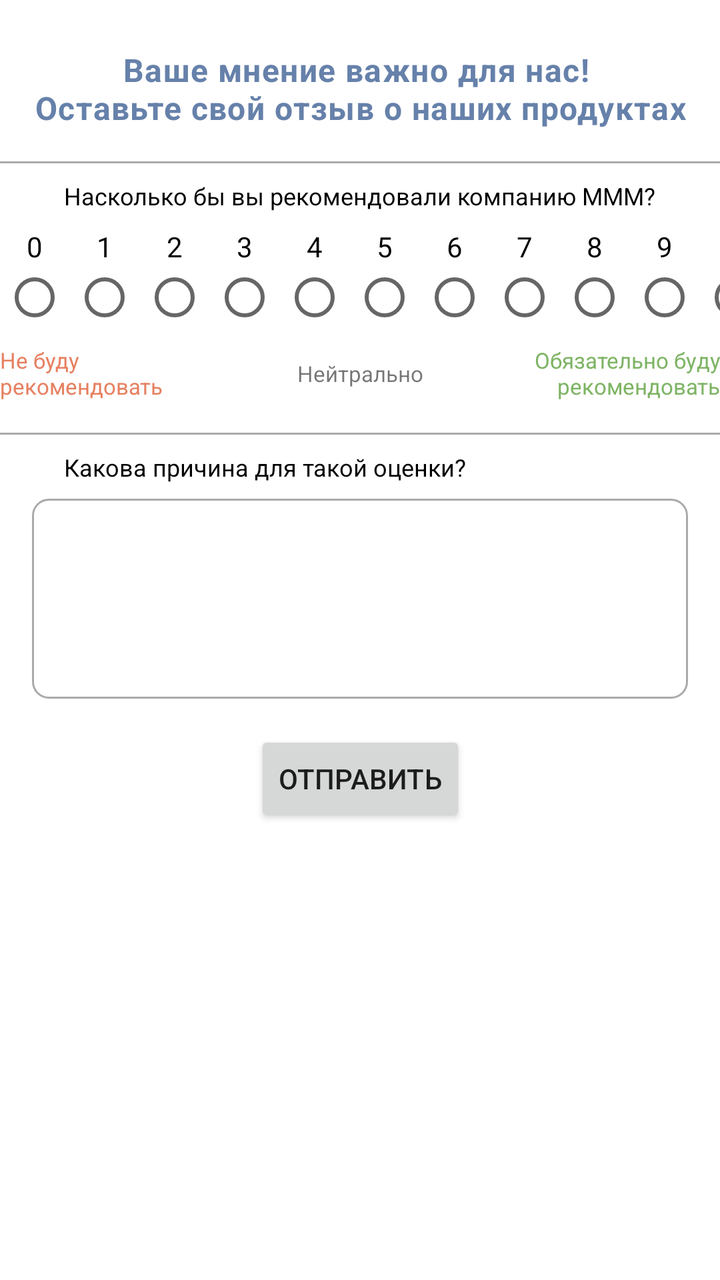
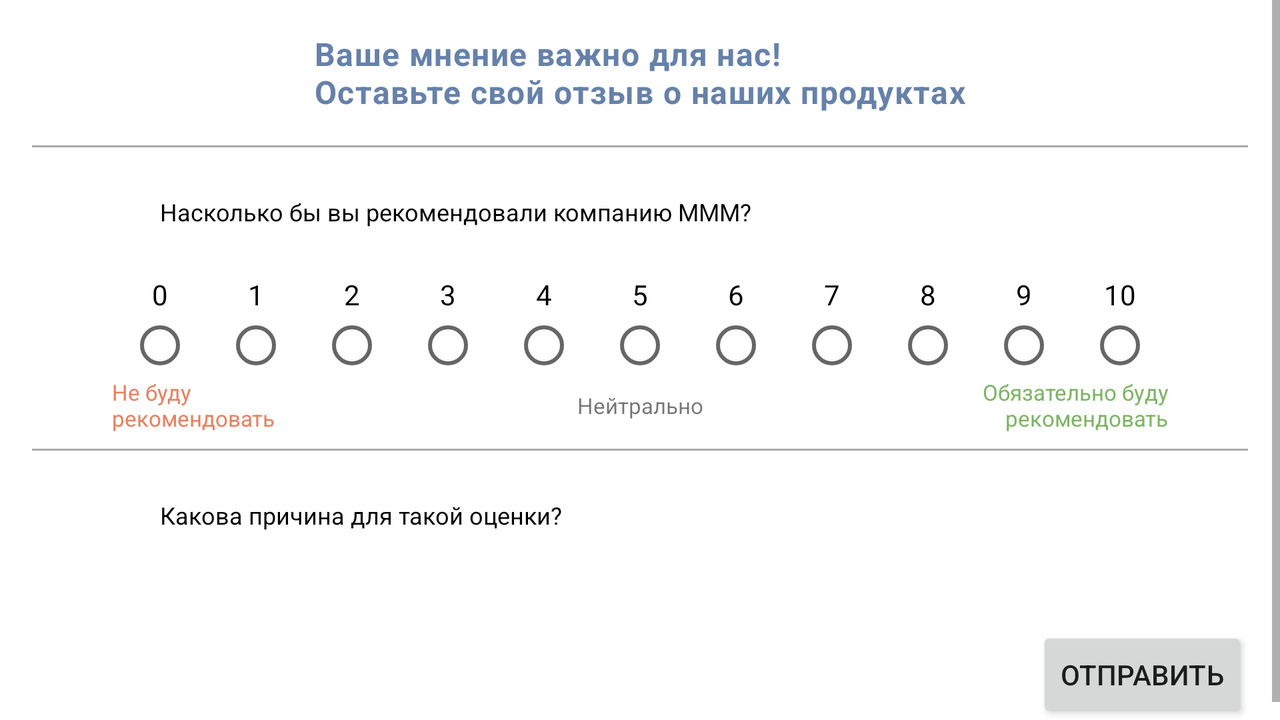

Two renders of one Android screen. The first uses the default layout on a phone; the second uses the alternative layout the repository ships for a different screen configuration, on a matching device. The two XML files are below.
<!-- AndroidManifest.xml: application theme Theme.FeedBackApp -->
<!-- res/layout/fragment_customer.xml -->
<?xml version="1.0" encoding="utf-8"?>
<androidx.constraintlayout.widget.ConstraintLayout xmlns:android="http://schemas.android.com/apk/res/android"
	xmlns:app="http://schemas.android.com/apk/res-auto"
	xmlns:tools="http://schemas.android.com/tools"
	android:layout_width="match_parent"
	android:layout_height="match_parent"
	tools:context=".CustomerFragment">

	<TextView
		android:id="@+id/textView2"
		style="@style/TitleText"
		android:textAlignment="center"
		android:layout_width="wrap_content"
		android:layout_height="wrap_content"
		android:layout_marginTop="8dp"
		android:text="@string/title"
		app:layout_constraintEnd_toEndOf="parent"
		app:layout_constraintStart_toStartOf="parent"
		app:layout_constraintTop_toBottomOf="@+id/imageView4" />

	<View
		android:id="@+id/view"
		android:layout_width="match_parent"
		android:layout_height="1dp"
		android:layout_marginTop="16dp"
		android:background="@android:color/darker_gray"
		app:layout_constraintEnd_toEndOf="parent"
		app:layout_constraintHorizontal_bias="0.0"
		app:layout_constraintStart_toStartOf="parent"
		app:layout_constraintTop_toBottomOf="@+id/textView2" />

	<ImageView
		android:id="@+id/imageView"
		android:layout_width="wrap_content"
		android:layout_height="wrap_content"
		android:layout_marginStart="16dp"
		android:layout_marginTop="16dp"
		android:src="@drawable/survey_icon"
		app:layout_constraintEnd_toStartOf="@+id/textView3"
		app:layout_constraintHorizontal_bias="0.5"
		app:layout_constraintHorizontal_chainStyle="packed"
		app:layout_constraintStart_toStartOf="parent"
		app:layout_constraintTop_toBottomOf="@+id/view" />

	<TextView
		android:id="@+id/textView3"
		android:layout_width="0dp"
		android:layout_height="wrap_content"
		android:layout_marginStart="16dp"
		android:layout_marginEnd="16dp"
		style="@style/MainText"
		android:text="@string/grade_title"
		app:layout_constraintBottom_toBottomOf="@+id/imageView"
		app:layout_constraintEnd_toEndOf="parent"
		app:layout_constraintHorizontal_bias="0.5"
		app:layout_constraintStart_toEndOf="@+id/imageView"
		app:layout_constraintTop_toTopOf="@+id/imageView" />

	<RadioGroup
		android:id="@+id/score_group"
		android:layout_width="wrap_content"
		android:layout_height="wrap_content"
		android:layout_marginStart="16dp"
		android:layout_marginTop="16dp"
		android:layout_marginEnd="16dp"
		android:orientation="horizontal"
		app:layout_constraintEnd_toEndOf="parent"
		app:layout_constraintStart_toStartOf="parent"
		app:layout_constraintTop_toBottomOf="@+id/imageView">

		<RadioButton
			android:id="@+id/zero"
			style="@style/RadioWithTextOnTop"
			android:layout_width="@dimen/radio_size"
			android:layout_height="wrap_content"
			android:text="0" />

		<RadioButton
			android:id="@+id/one"
			style="@style/RadioWithTextOnTop"
			android:layout_width="@dimen/radio_size"
			android:layout_height="wrap_content"
			android:text="1" />

		<RadioButton
			android:id="@+id/two"
			style="@style/RadioWithTextOnTop"
			android:layout_width="@dimen/radio_size"
			android:layout_height="wrap_content"
			android:text="2" />

		<RadioButton
			android:id="@+id/three"
			style="@style/RadioWithTextOnTop"
			android:layout_width="@dimen/radio_size"
			android:layout_height="wrap_content"
			android:text="3" />

		<RadioButton
			android:id="@+id/four"
			style="@style/RadioWithTextOnTop"
			android:layout_width="@dimen/radio_size"
			android:layout_height="wrap_content"
			android:text="4" />

		<RadioButton
			android:id="@+id/five"
			style="@style/RadioWithTextOnTop"
			android:layout_width="@dimen/radio_size"
			android:layout_height="wrap_content"
			android:text="5" />

		<RadioButton
			android:id="@+id/six"
			style="@style/RadioWithTextOnTop"
			android:layout_width="@dimen/radio_size"
			android:layout_height="wrap_content"
			android:text="6" />

		<RadioButton
			android:id="@+id/seven"
			style="@style/RadioWithTextOnTop"
			android:layout_width="@dimen/radio_size"
			android:layout_height="wrap_content"
			android:text="7" />

		<RadioButton
			android:id="@+id/eight"
			style="@style/RadioWithTextOnTop"
			android:layout_width="@dimen/radio_size"
			android:layout_height="wrap_content"
			android:text="8" />

		<RadioButton
			android:id="@+id/nine"
			style="@style/RadioWithTextOnTop"
			android:layout_width="@dimen/radio_size"
			android:layout_height="wrap_content"
			android:text="9" />

		<RadioButton
			android:id="@+id/ten"
			style="@style/RadioWithTextOnTop"
			android:layout_width="@dimen/radio_size"
			android:layout_height="wrap_content"
			android:text="10" />
	</RadioGroup>

	<View
		android:id="@+id/view2"
		android:layout_width="match_parent"
		android:layout_height="1dp"
		android:layout_marginTop="16dp"
		android:background="@android:color/darker_gray"
		app:layout_constraintEnd_toEndOf="parent"
		app:layout_constraintHorizontal_bias="0.0"
		app:layout_constraintStart_toStartOf="parent"
		app:layout_constraintTop_toBottomOf="@+id/textView6" />

	<ImageView
		android:id="@+id/imageView2"
		android:layout_width="wrap_content"
		android:layout_height="wrap_content"
		android:layout_marginStart="16dp"
		android:layout_marginTop="16dp"
		android:src="@drawable/question_icon"
		app:layout_constraintStart_toStartOf="parent"
		app:layout_constraintTop_toBottomOf="@+id/view2" />

	<TextView
		android:id="@+id/textView4"
		android:layout_width="wrap_content"
		android:layout_height="wrap_content"
		android:layout_marginStart="16dp"
		style="@style/MainText"
		android:text="@string/comment_title"
		app:layout_constraintBottom_toBottomOf="@+id/imageView2"
		app:layout_constraintStart_toEndOf="@+id/imageView2"
		app:layout_constraintTop_toTopOf="@+id/imageView2" />

	<EditText
		android:id="@+id/comment_field"
		android:layout_width="0dp"
		android:padding="4dp"
		android:textSize="12sp"
		android:layout_height="100dp"
		android:layout_marginStart="16dp"
		android:layout_marginTop="16dp"
		android:layout_marginEnd="16dp"
		android:ems="10"
		android:gravity="top|start"
		android:scrollHorizontally="false"
		android:background="@drawable/comment_bg"
		android:inputType="textCapSentences|textMultiLine"
		app:layout_constraintEnd_toEndOf="parent"
		app:layout_constraintStart_toStartOf="parent"
		app:layout_constraintTop_toBottomOf="@+id/imageView2" />

	<Button
		android:id="@+id/submit_btn"
		android:layout_width="wrap_content"
		android:layout_height="wrap_content"
		android:layout_marginTop="16dp"
		android:text="@string/submit"
		app:layout_constraintEnd_toEndOf="parent"
		app:layout_constraintStart_toStartOf="parent"
		app:layout_constraintTop_toBottomOf="@+id/comment_field" />

	<TextView
		android:id="@+id/textView6"
		android:layout_width="wrap_content"
		android:layout_height="wrap_content"
		android:layout_marginTop="8dp"
		android:text="@string/no_recommend"
		android:textSize="11sp"
		android:maxWidth="100dp"
		android:textAlignment="viewStart"
		android:textColor="@color/red"
		app:layout_constraintStart_toStartOf="@+id/score_group"
		app:layout_constraintTop_toBottomOf="@+id/score_group" />

	<TextView
		android:id="@+id/textView7"
		android:layout_width="wrap_content"
		android:layout_height="wrap_content"
		android:layout_marginStart="8dp"
		android:layout_marginEnd="8dp"
		android:text="@string/neutral"
		android:textSize="11sp"
		app:layout_constraintBottom_toBottomOf="@+id/textView6"
		app:layout_constraintEnd_toStartOf="@+id/textView8"
		app:layout_constraintStart_toEndOf="@+id/textView6"
		app:layout_constraintTop_toTopOf="@+id/textView6" />

	<TextView
		android:id="@+id/textView8"
		android:layout_width="wrap_content"
		android:layout_height="wrap_content"
		android:text="@string/surely_recommend"
		android:textSize="11sp"
		android:maxWidth="100dp"
		android:textColor="@color/green"
		android:textAlignment="viewEnd"
		app:layout_constraintBottom_toBottomOf="@+id/textView6"
		app:layout_constraintEnd_toEndOf="@+id/score_group"
		app:layout_constraintTop_toTopOf="@+id/textView6" />

	<ImageView
		android:id="@+id/imageView4"
		android:layout_width="wrap_content"
		android:layout_height="wrap_content"
		android:layout_marginTop="16dp"
		android:src="@drawable/twitter"
		app:layout_constraintEnd_toEndOf="parent"
		app:layout_constraintStart_toStartOf="parent"
		app:layout_constraintTop_toTopOf="parent" />

</androidx.constraintlayout.widget.ConstraintLayout>
<!-- resources referenced by this layout -->
<resources>
  <color name="green">#7eb465</color>
  <color name="red">#e68161</color>
  <dimen name="radio_size">35dp</dimen>
  <!-- drawable comment_bg (drawable) -->
  <shape xmlns:android="http://schemas.android.com/apk/res/android"
  	android:shape="rectangle">
  	<stroke android:width="1dp" android:color="@android:color/darker_gray"/>
  	<corners android:radius="8dp" />
  
  </shape>
  <string name="comment_title">Какова причина для такой оценки?</string>
  <string name="grade_title">Насколько бы вы рекомендовали компанию MMM?</string>
  <string name="neutral">Нейтрально</string>
  <string name="no_recommend">Не буду рекомендовать</string>
  <string name="submit">Отправить</string>
  <string name="surely_recommend">Обязательно буду рекомендовать</string>
  <string name="title">Ваше мнение важно для нас! \nОставьте свой отзыв о наших продуктах</string>
  <style name="MainText">
  		<item name="android:textSize">12sp</item>
  		<item name="android:textColor">@android:color/black</item>
  	</style>
  <style name="RadioWithTextOnTop">
  		<item name="android:button">@null</item>
  		<item name="android:drawableBottom">?android:attr/listChoiceIndicatorSingle</item>
  		<item name="android:gravity">center_horizontal|bottom</item>
  	</style>
  <style name="TitleText">
  		<item name="android:textSize">16sp</item>
  		<item name="android:letterSpacing">0.03</item>
  		<item name="android:textColor">@color/dark_blue</item>
  		<item name="android:textStyle">bold</item>
  	</style>
  <style name="Theme.FeedBackApp" parent="Theme.MaterialComponents.DayNight.NoActionBar">
  		
  		<item name="colorPrimary">@color/blue</item>
  		<item name="colorPrimaryVariant">@color/blue</item>
  		<item name="colorOnPrimary">@color/white</item>
  		
  		<item name="colorSecondary">@color/teal_200</item>
  		<item name="colorSecondaryVariant">@color/teal_700</item>
  		<item name="colorOnSecondary">@color/black</item>
  		
  		<item name="android:statusBarColor" tools:targetApi="l">?attr/colorPrimaryVariant</item>
  		
  	</style>
  <color name="dark_blue">#6681aa</color>
  <color name="blue">#1DA1F2</color>
  <color name="white">#FFFFFFFF</color>
  <color name="teal_200">#FF03DAC5</color>
  <color name="teal_700">#FF018786</color>
  <color name="black">#FF000000</color>
</resources>
<!-- res/layout-land/fragment_customer.xml (the author's variant of the layout above) -->
<!-- drawn on the phone turned sideways -->
<?xml version="1.0" encoding="utf-8"?>
<ScrollView xmlns:android="http://schemas.android.com/apk/res/android"
	xmlns:app="http://schemas.android.com/apk/res-auto"
	xmlns:tools="http://schemas.android.com/tools"
	android:layout_width="match_parent"
	android:layout_height="match_parent"
	tools:context=".CustomerFragment">

	<androidx.constraintlayout.widget.ConstraintLayout
		android:layout_width="match_parent"
		android:layout_height="wrap_content">

		<TextView
			android:id="@+id/textView2"
			style="@style/TitleText"
			android:layout_width="wrap_content"
			android:layout_height="wrap_content"
			android:layout_marginTop="16dp"
			android:text="@string/title"
			app:layout_constraintEnd_toEndOf="parent"
			app:layout_constraintStart_toStartOf="parent"
			app:layout_constraintTop_toTopOf="parent" />

		<View
			android:id="@+id/view"
			android:layout_width="match_parent"
			android:layout_height="1dp"
			android:layout_marginStart="16dp"
			android:layout_marginTop="16dp"
			android:layout_marginEnd="16dp"
			android:background="@android:color/darker_gray"
			app:layout_constraintEnd_toEndOf="parent"
			app:layout_constraintHorizontal_bias="0.0"
			app:layout_constraintStart_toStartOf="parent"
			app:layout_constraintTop_toBottomOf="@+id/textView2" />

		<ImageView
			android:id="@+id/imageView"
			android:layout_width="@dimen/icon_size"
			android:layout_height="@dimen/icon_size"
			android:layout_marginStart="16dp"
			android:layout_marginTop="8dp"
			android:src="@drawable/survey_icon"
			app:layout_constraintEnd_toStartOf="@+id/textView3"
			app:layout_constraintHorizontal_bias="0.5"
			app:layout_constraintHorizontal_chainStyle="packed"
			app:layout_constraintStart_toStartOf="parent"
			app:layout_constraintTop_toBottomOf="@+id/view" />

		<TextView
			android:id="@+id/textView3"
			style="@style/MainText"
			android:layout_width="0dp"
			android:layout_height="wrap_content"
			android:layout_marginStart="16dp"
			android:layout_marginEnd="16dp"
			android:text="@string/grade_title"
			app:layout_constraintBottom_toBottomOf="@+id/imageView"
			app:layout_constraintEnd_toEndOf="parent"
			app:layout_constraintHorizontal_bias="0.5"
			app:layout_constraintStart_toEndOf="@+id/imageView"
			app:layout_constraintTop_toTopOf="@+id/imageView" />

		<RadioGroup
			android:id="@+id/score_group"
			android:layout_width="wrap_content"
			android:layout_height="wrap_content"
			android:layout_marginStart="16dp"
			android:layout_marginTop="8dp"
			android:layout_marginEnd="16dp"
			android:orientation="horizontal"
			app:layout_constraintEnd_toEndOf="parent"
			app:layout_constraintStart_toStartOf="parent"
			app:layout_constraintTop_toBottomOf="@+id/imageView">

			<RadioButton
				android:id="@+id/zero"
				style="@style/RadioWithTextOnTop"
				android:layout_width="wrap_content"
				android:layout_height="wrap_content"
				android:text="0" />

			<RadioButton
				android:id="@+id/one"
				style="@style/RadioWithTextOnTop"
				android:layout_width="wrap_content"
				android:layout_height="wrap_content"
				android:text="1" />

			<RadioButton
				android:id="@+id/two"
				style="@style/RadioWithTextOnTop"
				android:layout_width="wrap_content"
				android:layout_height="wrap_content"
				android:text="2" />

			<RadioButton
				android:id="@+id/three"
				style="@style/RadioWithTextOnTop"
				android:layout_width="wrap_content"
				android:layout_height="wrap_content"
				android:text="3" />

			<RadioButton
				android:id="@+id/four"
				style="@style/RadioWithTextOnTop"
				android:layout_width="wrap_content"
				android:layout_height="wrap_content"
				android:text="4" />

			<RadioButton
				android:id="@+id/five"
				style="@style/RadioWithTextOnTop"
				android:layout_width="wrap_content"
				android:layout_height="wrap_content"
				android:text="5" />

			<RadioButton
				android:id="@+id/six"
				style="@style/RadioWithTextOnTop"
				android:layout_width="wrap_content"
				android:layout_height="wrap_content"
				android:text="6" />

			<RadioButton
				android:id="@+id/seven"
				style="@style/RadioWithTextOnTop"
				android:layout_width="wrap_content"
				android:layout_height="wrap_content"
				android:text="7" />

			<RadioButton
				android:id="@+id/eight"
				style="@style/RadioWithTextOnTop"
				android:layout_width="wrap_content"
				android:layout_height="wrap_content"
				android:text="8" />

			<RadioButton
				android:id="@+id/nine"
				style="@style/RadioWithTextOnTop"
				android:layout_width="wrap_content"
				android:layout_height="wrap_content"
				android:text="9" />

			<RadioButton
				android:id="@+id/ten"
				style="@style/RadioWithTextOnTop"
				android:layout_width="wrap_content"
				android:layout_height="wrap_content"
				android:text="10" />
		</RadioGroup>

		<View
			android:id="@+id/view2"
			android:layout_width="match_parent"
			android:layout_height="1dp"
			android:layout_marginStart="16dp"
			android:layout_marginTop="8dp"
			android:layout_marginEnd="16dp"
			android:background="@android:color/darker_gray"
			app:layout_constraintEnd_toEndOf="parent"
			app:layout_constraintHorizontal_bias="0.0"
			app:layout_constraintStart_toStartOf="parent"
			app:layout_constraintTop_toBottomOf="@+id/textView6" />

		<ImageView
			android:id="@+id/imageView2"
			android:layout_width="@dimen/icon_size"
			android:layout_height="@dimen/icon_size"
			android:layout_marginStart="16dp"
			android:layout_marginTop="8dp"
			android:src="@drawable/question_icon"
			app:layout_constraintStart_toStartOf="parent"
			app:layout_constraintTop_toBottomOf="@+id/view2" />

		<TextView
			android:id="@+id/textView4"
			style="@style/MainText"
			android:layout_width="wrap_content"
			android:layout_height="wrap_content"
			android:layout_marginStart="16dp"
			android:text="@string/comment_title"
			app:layout_constraintBottom_toBottomOf="@+id/imageView2"
			app:layout_constraintStart_toEndOf="@+id/imageView2"
			app:layout_constraintTop_toTopOf="@+id/imageView2" />

		<EditText
			android:id="@+id/comment_field"
			android:layout_width="0dp"
			android:layout_height="80dp"
			android:layout_marginStart="16dp"
			android:layout_marginTop="8dp"
			android:layout_marginEnd="8dp"
			android:background="@null"
			android:ems="10"
			android:inputType="text"
			app:layout_constraintEnd_toStartOf="@+id/submit_btn"
			app:layout_constraintStart_toStartOf="parent"
			app:layout_constraintTop_toBottomOf="@+id/imageView2" />

		<Button
			android:id="@+id/submit_btn"
			android:layout_width="wrap_content"
			android:layout_height="wrap_content"
			android:layout_marginEnd="16dp"
			android:layout_marginBottom="8dp"
			android:text="@string/submit"
			app:layout_constraintBottom_toBottomOf="@+id/comment_field"
			app:layout_constraintEnd_toEndOf="parent" />

		<TextView
			android:id="@+id/textView6"
			android:layout_width="wrap_content"
			android:layout_height="wrap_content"
			android:maxWidth="100dp"
			android:text="@string/no_recommend"
			android:textAlignment="viewStart"
			android:textColor="@color/red"
			android:textSize="11sp"
			app:layout_constraintStart_toStartOf="@+id/score_group"
			app:layout_constraintTop_toBottomOf="@+id/score_group" />

		<TextView
			android:id="@+id/textView7"
			android:layout_width="wrap_content"
			android:layout_height="wrap_content"
			android:layout_marginStart="8dp"
			android:layout_marginEnd="8dp"
			android:text="@string/neutral"
			android:textSize="11sp"
			app:layout_constraintBottom_toBottomOf="@+id/textView6"
			app:layout_constraintEnd_toStartOf="@+id/textView8"
			app:layout_constraintStart_toEndOf="@+id/textView6"
			app:layout_constraintTop_toTopOf="@+id/textView6" />

		<TextView
			android:id="@+id/textView8"
			android:layout_width="wrap_content"
			android:layout_height="wrap_content"
			android:maxWidth="100dp"
			android:text="@string/surely_recommend"
			android:textAlignment="viewEnd"
			android:textColor="@color/green"
			android:textSize="11sp"
			app:layout_constraintBottom_toBottomOf="@+id/textView6"
			app:layout_constraintEnd_toEndOf="@+id/score_group"
			app:layout_constraintTop_toTopOf="@+id/textView6" />
	</androidx.constraintlayout.widget.ConstraintLayout>
</ScrollView>
<!-- resources referenced by the variant -->
<!-- as the phone turned sideways resolves them -->
<resources>
  <color name="green">#7eb465</color>
  <color name="red">#e68161</color>
  <dimen name="icon_size">48dp</dimen>
  <string name="comment_title">Какова причина для такой оценки?</string>
  <string name="grade_title">Насколько бы вы рекомендовали компанию MMM?</string>
  <string name="neutral">Нейтрально</string>
  <string name="no_recommend">Не буду рекомендовать</string>
  <string name="submit">Отправить</string>
  <string name="surely_recommend">Обязательно буду рекомендовать</string>
  <string name="title">Ваше мнение важно для нас! \nОставьте свой отзыв о наших продуктах</string>
  <style name="MainText">
  		<item name="android:textSize">12sp</item>
  		<item name="android:textColor">@android:color/black</item>
  	</style>
  <style name="RadioWithTextOnTop">
  		<item name="android:button">@null</item>
  		<item name="android:drawableBottom">?android:attr/listChoiceIndicatorSingle</item>
  		<item name="android:gravity">center_horizontal|bottom</item>
  	</style>
  <style name="TitleText">
  		<item name="android:textSize">16sp</item>
  		<item name="android:letterSpacing">0.03</item>
  		<item name="android:textColor">@color/dark_blue</item>
  		<item name="android:textStyle">bold</item>
  	</style>
  <style name="Theme.FeedBackApp" parent="Theme.MaterialComponents.DayNight.NoActionBar">
  		
  		<item name="colorPrimary">@color/blue</item>
  		<item name="colorPrimaryVariant">@color/blue</item>
  		<item name="colorOnPrimary">@color/white</item>
  		
  		<item name="colorSecondary">@color/teal_200</item>
  		<item name="colorSecondaryVariant">@color/teal_700</item>
  		<item name="colorOnSecondary">@color/black</item>
  		
  		<item name="android:statusBarColor" tools:targetApi="l">?attr/colorPrimaryVariant</item>
  		
  	</style>
  <color name="dark_blue">#6681aa</color>
  <color name="blue">#1DA1F2</color>
  <color name="white">#FFFFFFFF</color>
  <color name="teal_200">#FF03DAC5</color>
  <color name="teal_700">#FF018786</color>
  <color name="black">#FF000000</color>
</resources>
